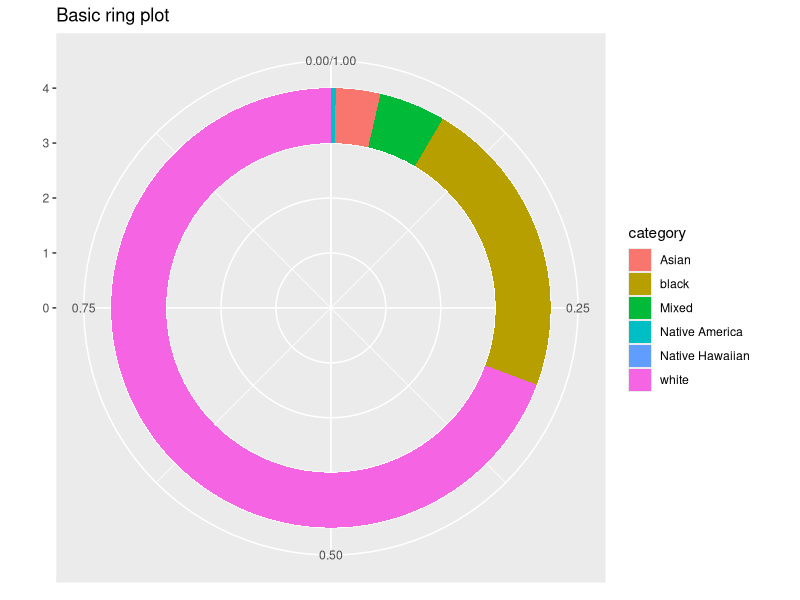
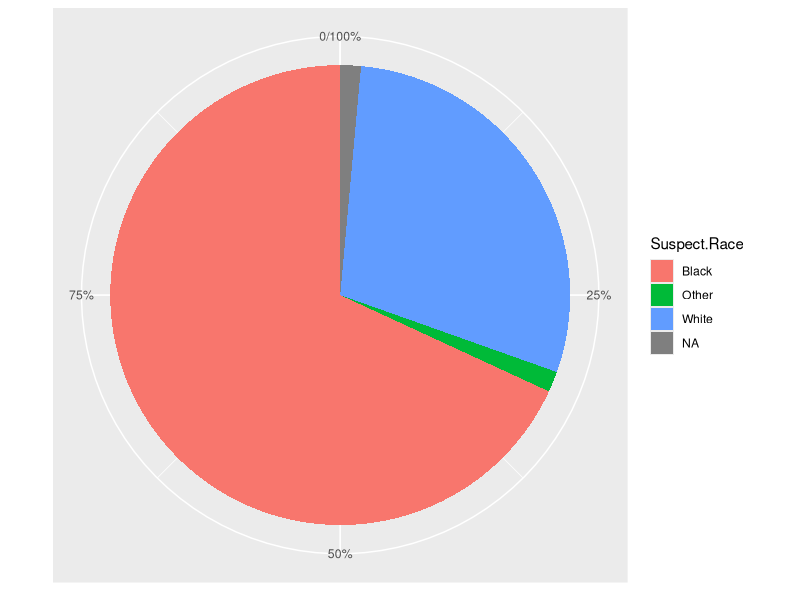

R code for these plots, in order:
#libraries
library(ggplot2)
library(here)
library(dplyr)
library(tidyr)

#WD
DemoData_UOF<-read.csv(file=here('clean data/orlando/Orlando City DemoData UOF.csv'), stringsAsFactors = FALSE)
DemoData_Shootings<-read.csv(file=here('clean data/orlando/Orlando City DemoData Shootings.csv'), stringsAsFactors = FALSE)
Shootings<-read.csv(file=here('clean data/orlando/shooting (cleaned).csv'), stringsAsFactors = FALSE)


Demodata = data.frame(count=c(192770,61670,957,9084,50,13574), category=c("white","black", "Native America","Asian","Native Hawaiian","Mixed"))

  
Demodata$fraction = Demodata$count / sum(Demodata$count)
Demodata = Demodata[order(Demodata$fraction), ]
Demodata$ymax = cumsum(Demodata$fraction)
Demodata$ymin = c(0, head(Demodata$ymax, n=-1))


ggplot(Demodata, aes(fill=category, ymax=ymax, ymin=ymin, xmax=4, xmin=3)) +
  geom_rect() +
  coord_polar(theta="y") +
  xlim(c(0, 4)) +
  labs(title="Basic ring plot")


#separating rows so there is only one offender per row
Shootings_Offenders<- Shootings %>% separate_rows(Suspect.Race, Suspect.Gender, Suspect.Hit, Fatal, sep= ",")


ggplot(data = as.data.frame(Shootings_Offenders$Suspect.Race), 
       aes(x = factor(1),fill = factor(Shootings_Offenders$Suspect.Race))) + 
  geom_bar(stat = "count") +
 scale_y_continuous(breaks = seq(0,length(Shootings_Offenders$Suspect.Race),length(Shootings_Offenders$Suspect.Race)/4), labels = c("0", "25%", "50%", "75%", "100%")) + 
  coord_polar(theta='y') +
  theme(axis.text.y = element_blank(), 
        axis.title.y = element_blank(), 
        axis.ticks.y = element_blank(),
        axis.title.x = element_blank()) +
  labs(fill = "Suspect.Race")
